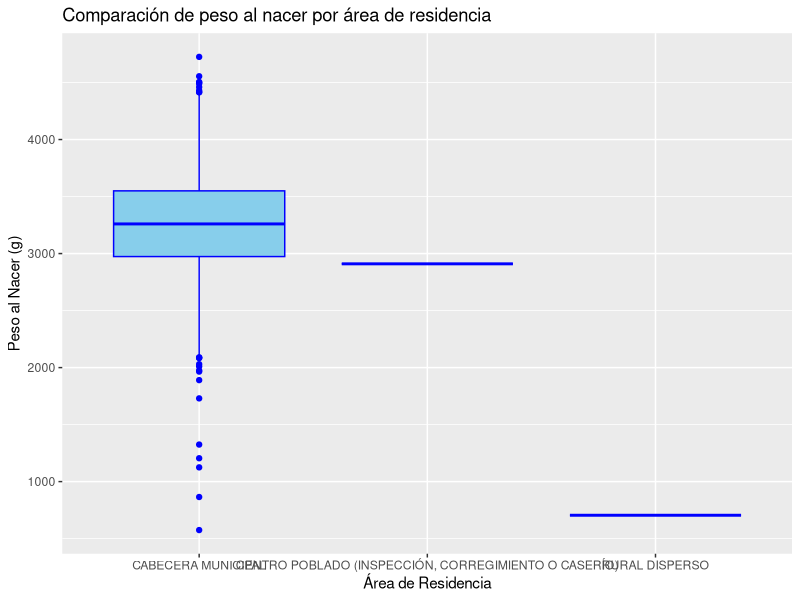

Source code (R):
library(readxl)
library(ggplot2)
Base_Datos <- read.csv("Base de Datos/Datos.csv")

library(readr)
Datos <- read_csv("Base de Datos/Datos.csv")

# Variables punto 1.
#print(Base_Datos$PESO..Gramos.)
#print(Base_Datos$AREA.RESIDENCIA)

ggplot(Datos, aes(x = `AREA NACIMIENTO`, y = `PESO (Gramos)`)) +
  geom_boxplot(fill = "skyblue", color = "blue") +
  labs(title = "Comparación de peso al nacer por área de residencia",
       x = "Área de Residencia",
       y = "Peso al Nacer (g)")


# Variables punto 2.
#print(Base_Datos$SITIO.NACIMIENTO)
#print(Base_Datos$AREA.RESIDENCIA)

#Variables punto 3.
#print(Base_Datos$PESO..Gramos.)
#print(Base_Datos$TALLA..Centímetros.)
